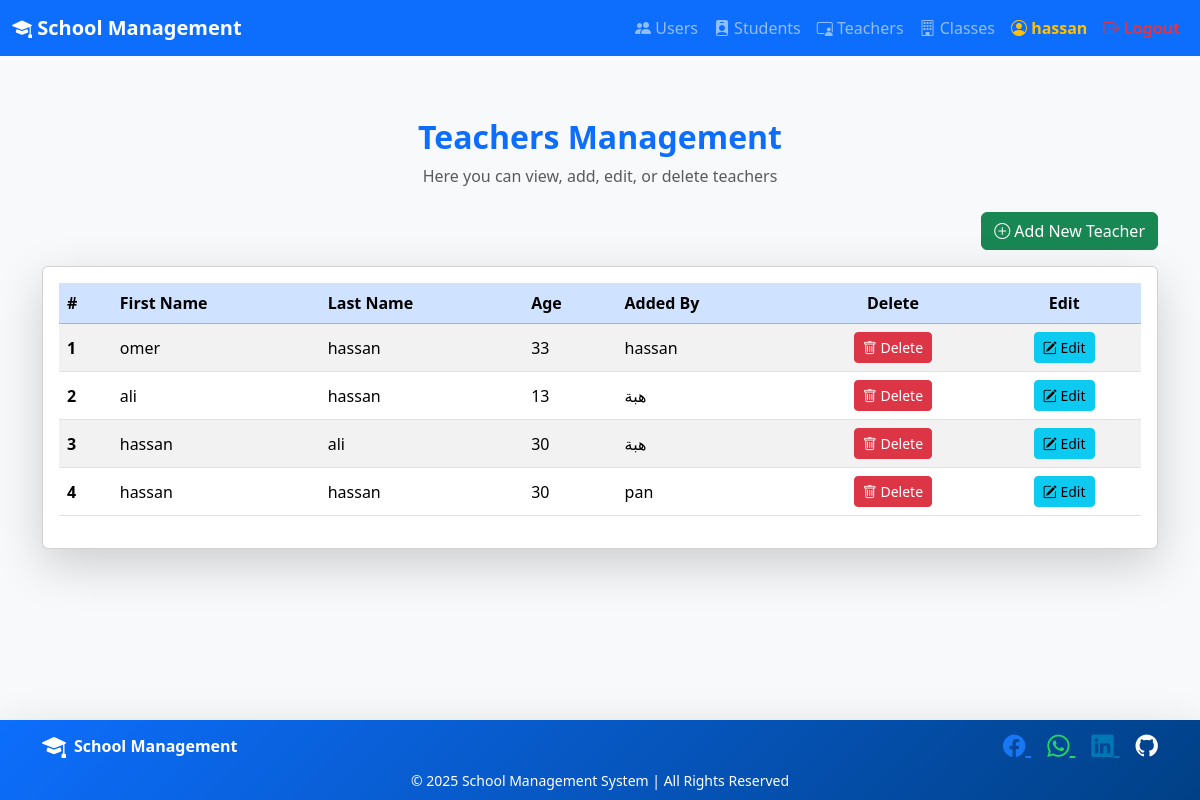
Page /teacher/index.php (signed in) on the committed database.
### tables this page shows
CREATE TABLE `teacher` (
  `id` int(11) NOT NULL,
  `frist_name` varchar(250) NOT NULL,
  `last_name` varchar(250) NOT NULL,
  `password` int(11) NOT NULL,
  `age` int(11) NOT NULL,
  `user_id` int(11) NOT NULL
);

CREATE TABLE `user` (
  `id` int(11) NOT NULL,
  `user_name` varchar(250) NOT NULL,
  `email` varchar(250) NOT NULL,
  `password` varchar(250) NOT NULL
);

### conect.php (called while the page is built, shortened)
<?php
class Conect{
    private $conn;
    public function __construct(){
       $this->conn= mysqli_connect(self::host_name,self::user_name,self::password,self::db);
    }
    public function select( string $tableName):array{
        $s="SELECT * FROM $tableName" ;
        $rows=$this->conn->query($s);
        if($rows->num_rows>0){
            $data=$rows->fetch_all(MYSQLI_ASSOC);
            return $data;
        }
        return [];
    }
    public function selectOne($tableName,$id):array{
         $s="SELECT * FROM $tableName where id=$id limit 1";
         $row=$this->conn->query($s);
        if($row->num_rows>0){
            $data=$row->fetch_assoc();
                return $data;
        }
        return [];
    }
}

### teacher/index.php (the view, shortened to what this page needs)
<?php
 include_once "../conect.php";
 $conect = new Conect;
 include_once "../header.php";
$teacherData=$conect->select("teacher");
?>
<div class="container mt-5">
    <div class="text-center mb-4">
        <h2 class="fw-bold text-primary">Teachers Management</h2>
        <p class="text-muted">Here you can view, add, edit, or delete teachers</p>
    </div>
    <div class="mb-3 text-end">
        <a href="\school_managment\teacher\add.php" class="btn btn-success">
            <i class="bi bi-plus-circle"></i> Add New Teacher
        </a>
    </div>
    <div class="card shadow-lg rounded">
        <div class="card-body">
            <table class="table table-striped table-hover align-middle">
                <thead class="table-primary">
                    <tr>
                        <th scope="col">#</th>
                        <th scope="col">First Name</th>
                        <th scope="col">Last Name</th>
                        <th scope="col">Age</th>
                        <th scope="col">Added By</th>
                        <th scope="col" class="text-center">Delete</th>
                        <th scope="col" class="text-center">Edit</th>
                    </tr>
                </thead>
                <tbody>
                    <?php foreach($teacherData as $key=>$value){ ?>
                        <tr>
                            <th scope="row"><?= $key + 1 ?></th>
                            <td><?= $value['frist_name']?></td>
                            <td><?= $value['last_name']?></td>
                            <td><?= $value['age']?></td>
                            <td><?= @$conect->selectOne('user',$value['user_id'])['user_name'] ?></td>
                            <td class="text-center">
                                <form method="POST" onsubmit="return confirm('Are you sure you want to delete this teacher?')">
                                    <button type="submit" class="btn btn-danger btn-sm">
                                        <i class="bi bi-trash"></i> Delete
                                    </button>
                                </form>
                            </td>
                            <td class="text-center">
                                <a class="btn btn-info btn-sm" href="\school_managment\teacher\edit.php?id=<?= $value['id']?>">
                                    <i class="bi bi-pencil-square"></i> Edit
                                </a>
                            </td>
                        </tr>
                    <?php } ?>
                </tbody>
            </table>
        </div>
    </div>
</div>
<?php include_once "../footer.php"; ?>

### header.php (style rules this page uses)
body { padding-top: 70px; }

### footer.php (style rules this page uses)
body { display: flex; flex-direction: column; min-height: 100vh; }
.container { flex: 1; }

### rows in the picture
teacher: frist_name "omer", last_name "hassan", age "33", user.user_name "hassan"
teacher: frist_name "ali", last_name "hassan", age "13", user.user_name "هبة"
teacher: frist_name "hassan", last_name "ali", age "30", user.user_name "هبة"
teacher: frist_name "hassan", last_name "hassan", age "30", user.user_name "pan"

### other values in the picture
$_SESSION['userName'] "hassan"
